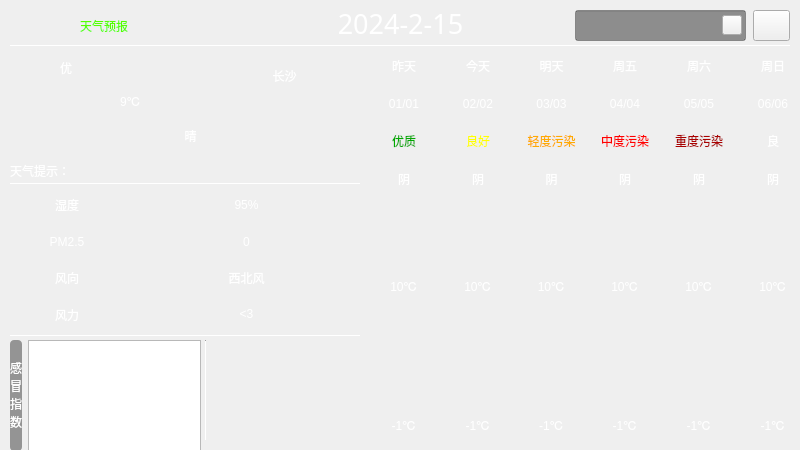
<?xml version="1.0" encoding="UTF-8"?>
<ui version="4.0">
 <class>MainWindow</class>
 <widget class="QWidget" name="MainWindow">
  <property name="geometry">
   <rect>
    <x>0</x>
    <y>0</y>
    <width>800</width>
    <height>450</height>
   </rect>
  </property>
  <property name="windowTitle">
   <string>MainWindow</string>
  </property>
  <widget class="QWidget" name="centralwidget" native="true">
   <property name="geometry">
    <rect>
     <x>0</x>
     <y>0</y>
     <width>800</width>
     <height>600</height>
    </rect>
   </property>
   <widget class="QWidget" name="widget" native="true">
    <property name="geometry">
     <rect>
      <x>0</x>
      <y>0</y>
      <width>800</width>
      <height>450</height>
     </rect>
    </property>
    <property name="styleSheet">
     <string notr="true">QWidget#widget{
	border-image: url(:/background/background/ocean-3605547_1920.jpg);

color: rgb(255, 255, 255);
}
QLabel{
font: 25 10pt &quot;Microsoft YaHei&quot;;
border-radius: 4px;
background-color: argb(60, 60, 60, 135);
color: rgb(255, 255, 255);
}
Line{
	background-color: rgb(0, 85, 0);
}
</string>
    </property>
    <widget class="QLineEdit" name="lineEditCity">
     <property name="geometry">
      <rect>
       <x>575</x>
       <y>10</y>
       <width>171</width>
       <height>31</height>
      </rect>
     </property>
     <property name="styleSheet">
      <string notr="true">background-color: rgba(47, 47, 47, 130);
color: rgb(255,255, 255);</string>
     </property>
    </widget>
    <widget class="QLabel" name="labelDate">
     <property name="geometry">
      <rect>
       <x>190</x>
       <y>3</y>
       <width>421</width>
       <height>41</height>
      </rect>
     </property>
     <property name="font">
      <font>
       <family>黑体</family>
       <pointsize>20</pointsize>
       <italic>false</italic>
       <bold>false</bold>
      </font>
     </property>
     <property name="styleSheet">
      <string notr="true">font: 20pt &quot;黑体&quot;;
color: rgb(255, 255, 255);
background-color: rgba(255, 255, 255, 0);</string>
     </property>
     <property name="text">
      <string>2024-2-15</string>
     </property>
     <property name="alignment">
      <set>Qt::AlignCenter</set>
     </property>
    </widget>
    <widget class="Line" name="hLine_1">
     <property name="geometry">
      <rect>
       <x>10</x>
       <y>45</y>
       <width>781</width>
       <height>1</height>
      </rect>
     </property>
     <property name="orientation">
      <enum>Qt::Horizontal</enum>
     </property>
    </widget>
    <widget class="Line" name="hLine_2">
     <property name="geometry">
      <rect>
       <x>10</x>
       <y>183</y>
       <width>351</width>
       <height>1</height>
      </rect>
     </property>
     <property name="orientation">
      <enum>Qt::Horizontal</enum>
     </property>
    </widget>
    <widget class="Line" name="hLine_3">
     <property name="geometry">
      <rect>
       <x>10</x>
       <y>335</y>
       <width>351</width>
       <height>1</height>
      </rect>
     </property>
     <property name="orientation">
      <enum>Qt::Horizontal</enum>
     </property>
    </widget>
    <widget class="QLabel" name="label">
     <property name="geometry">
      <rect>
       <x>80</x>
       <y>10</y>
       <width>171</width>
       <height>31</height>
      </rect>
     </property>
     <property name="styleSheet">
      <string notr="true">font: 20pt &quot;华文琥珀&quot;;
color: rgb(85, 255, 0);
background-color: rgba(255, 255, 255, 0);</string>
     </property>
     <property name="text">
      <string>天气预报</string>
     </property>
    </widget>
    <widget class="QWidget" name="gridLayoutWidget">
     <property name="geometry">
      <rect>
       <x>9</x>
       <y>189</y>
       <width>353</width>
       <height>141</height>
      </rect>
     </property>
     <layout class="QGridLayout" name="gridLayout">
      <item row="2" column="0">
       <widget class="QLabel" name="labelWindDirTitle">
        <property name="text">
         <string>风向</string>
        </property>
        <property name="alignment">
         <set>Qt::AlignCenter</set>
        </property>
       </widget>
      </item>
      <item row="1" column="0">
       <widget class="QLabel" name="labelPM25Title">
        <property name="text">
         <string>PM2.5</string>
        </property>
        <property name="alignment">
         <set>Qt::AlignCenter</set>
        </property>
       </widget>
      </item>
      <item row="3" column="0">
       <widget class="QLabel" name="labelWindForceTitle">
        <property name="text">
         <string>风力</string>
        </property>
        <property name="alignment">
         <set>Qt::AlignCenter</set>
        </property>
       </widget>
      </item>
      <item row="0" column="0">
       <widget class="QLabel" name="labelHumidityTitle">
        <property name="text">
         <string>湿度</string>
        </property>
        <property name="alignment">
         <set>Qt::AlignCenter</set>
        </property>
       </widget>
      </item>
      <item row="2" column="1" colspan="2">
       <widget class="QLabel" name="labelWindDirection">
        <property name="text">
         <string>西北风</string>
        </property>
        <property name="alignment">
         <set>Qt::AlignCenter</set>
        </property>
       </widget>
      </item>
      <item row="3" column="1" colspan="2">
       <widget class="QLabel" name="labelWindForce">
        <property name="text">
         <string>&lt;3</string>
        </property>
        <property name="alignment">
         <set>Qt::AlignCenter</set>
        </property>
       </widget>
      </item>
      <item row="1" column="1" colspan="2">
       <widget class="QLabel" name="labelPM25">
        <property name="text">
         <string>0</string>
        </property>
        <property name="alignment">
         <set>Qt::AlignCenter</set>
        </property>
       </widget>
      </item>
      <item row="0" column="1" colspan="2">
       <widget class="QLabel" name="labelHumidity">
        <property name="text">
         <string>95%</string>
        </property>
        <property name="alignment">
         <set>Qt::AlignCenter</set>
        </property>
       </widget>
      </item>
     </layout>
    </widget>
    <widget class="QWidget" name="gridLayoutWidget_3">
     <property name="geometry">
      <rect>
       <x>192</x>
       <y>50</y>
       <width>121</width>
       <height>51</height>
      </rect>
     </property>
     <layout class="QGridLayout" name="gridLayout_3">
      <item row="0" column="0">
       <widget class="QLabel" name="label_14">
        <property name="styleSheet">
         <string notr="true">border-image: url(:/icon/icon/Location.png);
background-color: rgba(60, 60, 60, 0);</string>
        </property>
        <property name="text">
         <string/>
        </property>
       </widget>
      </item>
      <item row="0" column="1">
       <widget class="QLabel" name="labelCity">
        <property name="styleSheet">
         <string notr="true">font: 16pt &quot;Microsoft YaHei UI&quot;;
color: rgb(255, 255, 255);
background-color: rgba(60, 60, 60, 0);</string>
        </property>
        <property name="text">
         <string>长沙</string>
        </property>
        <property name="alignment">
         <set>Qt::AlignCenter</set>
        </property>
       </widget>
      </item>
     </layout>
    </widget>
    <widget class="QWidget" name="gridLayoutWidget_2">
     <property name="geometry">
      <rect>
       <x>370</x>
       <y>50</y>
       <width>437</width>
       <height>391</height>
      </rect>
     </property>
     <layout class="QGridLayout" name="gridLayout_2">
      <item row="1" column="0">
       <widget class="QLabel" name="labelDay01">
        <property name="text">
         <string>01/01</string>
        </property>
        <property name="alignment">
         <set>Qt::AlignCenter</set>
        </property>
       </widget>
      </item>
      <item row="6" column="3">
       <widget class="QLabel" name="labelHighTpt04">
        <property name="text">
         <string>10℃</string>
        </property>
        <property name="alignment">
         <set>Qt::AlignCenter</set>
        </property>
       </widget>
      </item>
      <item row="12" column="3">
       <widget class="QLabel" name="labelLowTpt04">
        <property name="text">
         <string>-1℃</string>
        </property>
        <property name="alignment">
         <set>Qt::AlignCenter</set>
        </property>
       </widget>
      </item>
      <item row="6" column="2">
       <widget class="QLabel" name="labelHighTpt03">
        <property name="text">
         <string>10℃</string>
        </property>
        <property name="alignment">
         <set>Qt::AlignCenter</set>
        </property>
       </widget>
      </item>
      <item row="4" column="2" rowspan="2">
       <widget class="QLabel" name="labelTypeIcon03">
        <property name="styleSheet">
         <string notr="true">border-image: url(:/weather_icon/weather_icons/多云.png);</string>
        </property>
        <property name="text">
         <string/>
        </property>
       </widget>
      </item>
      <item row="1" column="1">
       <widget class="QLabel" name="labelDay02">
        <property name="text">
         <string>02/02</string>
        </property>
        <property name="alignment">
         <set>Qt::AlignCenter</set>
        </property>
       </widget>
      </item>
      <item row="1" column="2">
       <widget class="QLabel" name="labelDay03">
        <property name="text">
         <string>03/03</string>
        </property>
        <property name="alignment">
         <set>Qt::AlignCenter</set>
        </property>
       </widget>
      </item>
      <item row="3" column="4">
       <widget class="QLabel" name="labelType05">
        <property name="text">
         <string>阴</string>
        </property>
        <property name="alignment">
         <set>Qt::AlignCenter</set>
        </property>
       </widget>
      </item>
      <item row="2" column="4">
       <widget class="QLabel" name="labelQuality05">
        <property name="styleSheet">
         <string notr="true">color: rgb(170, 0, 0);</string>
        </property>
        <property name="text">
         <string>重度污染</string>
        </property>
        <property name="alignment">
         <set>Qt::AlignCenter</set>
        </property>
       </widget>
      </item>
      <item row="0" column="4">
       <widget class="QLabel" name="labelWeek05">
        <property name="text">
         <string>周六</string>
        </property>
        <property name="alignment">
         <set>Qt::AlignCenter</set>
        </property>
       </widget>
      </item>
      <item row="6" column="1">
       <widget class="QLabel" name="labelHighTpt02">
        <property name="text">
         <string>10℃</string>
        </property>
        <property name="alignment">
         <set>Qt::AlignCenter</set>
        </property>
       </widget>
      </item>
      <item row="4" column="1" rowspan="2">
       <widget class="QLabel" name="labelTypeIcon02">
        <property name="styleSheet">
         <string notr="true">border-image: url(:/weather_icon/weather_icons/多云.png);</string>
        </property>
        <property name="text">
         <string/>
        </property>
       </widget>
      </item>
      <item row="2" column="3">
       <widget class="QLabel" name="labelQuality04">
        <property name="styleSheet">
         <string notr="true">color: rgb(255, 0, 0);</string>
        </property>
        <property name="text">
         <string>中度污染</string>
        </property>
        <property name="alignment">
         <set>Qt::AlignCenter</set>
        </property>
       </widget>
      </item>
      <item row="4" column="0" rowspan="2">
       <widget class="QLabel" name="labelTypeIcon01">
        <property name="styleSheet">
         <string notr="true">border-image: url(:/weather_icon/weather_icons/多云.png);</string>
        </property>
        <property name="text">
         <string/>
        </property>
       </widget>
      </item>
      <item row="3" column="3">
       <widget class="QLabel" name="labelType04">
        <property name="text">
         <string>阴</string>
        </property>
        <property name="alignment">
         <set>Qt::AlignCenter</set>
        </property>
       </widget>
      </item>
      <item row="3" column="2">
       <widget class="QLabel" name="labelType03">
        <property name="text">
         <string>阴</string>
        </property>
        <property name="alignment">
         <set>Qt::AlignCenter</set>
        </property>
       </widget>
      </item>
      <item row="1" column="5">
       <widget class="QLabel" name="labelDay06">
        <property name="text">
         <string>06/06</string>
        </property>
        <property name="alignment">
         <set>Qt::AlignCenter</set>
        </property>
       </widget>
      </item>
      <item row="3" column="0">
       <widget class="QLabel" name="labelType01">
        <property name="text">
         <string>阴</string>
        </property>
        <property name="alignment">
         <set>Qt::AlignCenter</set>
        </property>
       </widget>
      </item>
      <item row="7" column="0" rowspan="3" colspan="6">
       <widget class="QLabel" name="labelTptCurve">
        <property name="text">
         <string/>
        </property>
        <property name="alignment">
         <set>Qt::AlignCenter</set>
        </property>
       </widget>
      </item>
      <item row="12" column="4">
       <widget class="QLabel" name="labelLowTpt05">
        <property name="text">
         <string>-1℃</string>
        </property>
        <property name="alignment">
         <set>Qt::AlignCenter</set>
        </property>
       </widget>
      </item>
      <item row="0" column="5">
       <widget class="QLabel" name="labelWeek06">
        <property name="text">
         <string>周日</string>
        </property>
        <property name="alignment">
         <set>Qt::AlignCenter</set>
        </property>
       </widget>
      </item>
      <item row="1" column="3">
       <widget class="QLabel" name="labelDay04">
        <property name="text">
         <string>04/04</string>
        </property>
        <property name="alignment">
         <set>Qt::AlignCenter</set>
        </property>
       </widget>
      </item>
      <item row="12" column="1">
       <widget class="QLabel" name="labelLowTpt02">
        <property name="text">
         <string>-1℃</string>
        </property>
        <property name="alignment">
         <set>Qt::AlignCenter</set>
        </property>
       </widget>
      </item>
      <item row="1" column="4">
       <widget class="QLabel" name="labelDay05">
        <property name="text">
         <string>05/05</string>
        </property>
        <property name="alignment">
         <set>Qt::AlignCenter</set>
        </property>
       </widget>
      </item>
      <item row="2" column="5">
       <widget class="QLabel" name="labelQuality06">
        <property name="text">
         <string>良</string>
        </property>
        <property name="alignment">
         <set>Qt::AlignCenter</set>
        </property>
       </widget>
      </item>
      <item row="12" column="0">
       <widget class="QLabel" name="labelLowTpt01">
        <property name="text">
         <string>-1℃</string>
        </property>
        <property name="alignment">
         <set>Qt::AlignCenter</set>
        </property>
       </widget>
      </item>
      <item row="3" column="5">
       <widget class="QLabel" name="labelType06">
        <property name="text">
         <string>阴</string>
        </property>
        <property name="alignment">
         <set>Qt::AlignCenter</set>
        </property>
       </widget>
      </item>
      <item row="12" column="2">
       <widget class="QLabel" name="labelLowTpt03">
        <property name="text">
         <string>-1℃</string>
        </property>
        <property name="alignment">
         <set>Qt::AlignCenter</set>
        </property>
       </widget>
      </item>
      <item row="2" column="0">
       <widget class="QLabel" name="labelQuality01">
        <property name="styleSheet">
         <string notr="true">color: rgb(0, 170, 0);</string>
        </property>
        <property name="text">
         <string>优质</string>
        </property>
        <property name="alignment">
         <set>Qt::AlignCenter</set>
        </property>
       </widget>
      </item>
      <item row="4" column="5" rowspan="2">
       <widget class="QLabel" name="labelTypeIcon06">
        <property name="styleSheet">
         <string notr="true">border-image: url(:/weather_icon/weather_icons/多云.png);</string>
        </property>
        <property name="text">
         <string/>
        </property>
       </widget>
      </item>
      <item row="0" column="3">
       <widget class="QLabel" name="labelWeek04">
        <property name="text">
         <string>周五</string>
        </property>
        <property name="alignment">
         <set>Qt::AlignCenter</set>
        </property>
       </widget>
      </item>
      <item row="2" column="1">
       <widget class="QLabel" name="labelQuality02">
        <property name="styleSheet">
         <string notr="true">color: rgb(255, 255, 0);</string>
        </property>
        <property name="text">
         <string>良好</string>
        </property>
        <property name="alignment">
         <set>Qt::AlignCenter</set>
        </property>
       </widget>
      </item>
      <item row="4" column="3" rowspan="2">
       <widget class="QLabel" name="labelTypeIcon04">
        <property name="styleSheet">
         <string notr="true">border-image: url(:/weather_icon/weather_icons/多云.png);</string>
        </property>
        <property name="text">
         <string/>
        </property>
       </widget>
      </item>
      <item row="3" column="1">
       <widget class="QLabel" name="labelType02">
        <property name="text">
         <string>阴</string>
        </property>
        <property name="alignment">
         <set>Qt::AlignCenter</set>
        </property>
       </widget>
      </item>
      <item row="0" column="0">
       <widget class="QLabel" name="labelWeek01">
        <property name="text">
         <string>昨天</string>
        </property>
        <property name="alignment">
         <set>Qt::AlignCenter</set>
        </property>
       </widget>
      </item>
      <item row="6" column="5">
       <widget class="QLabel" name="labelHighTpt06">
        <property name="text">
         <string>10℃</string>
        </property>
        <property name="alignment">
         <set>Qt::AlignCenter</set>
        </property>
       </widget>
      </item>
      <item row="4" column="4" rowspan="2">
       <widget class="QLabel" name="labelTypeIcon05">
        <property name="styleSheet">
         <string notr="true">border-image: url(:/weather_icon/weather_icons/多云.png);</string>
        </property>
        <property name="text">
         <string/>
        </property>
       </widget>
      </item>
      <item row="6" column="0">
       <widget class="QLabel" name="labelHighTpt01">
        <property name="text">
         <string>10℃</string>
        </property>
        <property name="alignment">
         <set>Qt::AlignCenter</set>
        </property>
       </widget>
      </item>
      <item row="6" column="4">
       <widget class="QLabel" name="labelHighTpt05">
        <property name="text">
         <string>10℃</string>
        </property>
        <property name="alignment">
         <set>Qt::AlignCenter</set>
        </property>
       </widget>
      </item>
      <item row="2" column="2">
       <widget class="QLabel" name="labelQuality03">
        <property name="styleSheet">
         <string notr="true">color: rgb(255, 170, 0);</string>
        </property>
        <property name="text">
         <string>轻度污染</string>
        </property>
        <property name="alignment">
         <set>Qt::AlignCenter</set>
        </property>
       </widget>
      </item>
      <item row="0" column="2">
       <widget class="QLabel" name="labelWeek03">
        <property name="text">
         <string>明天</string>
        </property>
        <property name="alignment">
         <set>Qt::AlignCenter</set>
        </property>
       </widget>
      </item>
      <item row="0" column="1">
       <widget class="QLabel" name="labelWeek02">
        <property name="text">
         <string>今天</string>
        </property>
        <property name="alignment">
         <set>Qt::AlignCenter</set>
        </property>
       </widget>
      </item>
      <item row="12" column="5">
       <widget class="QLabel" name="labelLowTpt06">
        <property name="text">
         <string>-1℃</string>
        </property>
        <property name="alignment">
         <set>Qt::AlignCenter</set>
        </property>
       </widget>
      </item>
     </layout>
    </widget>
    <widget class="QLabel" name="labelLeaf">
     <property name="geometry">
      <rect>
       <x>18</x>
       <y>58</y>
       <width>20</width>
       <height>20</height>
      </rect>
     </property>
     <property name="styleSheet">
      <string notr="true">border-image: url(:/icon/icon/leafs.png);
color: rgba(255, 255, 255, 0);</string>
     </property>
     <property name="text">
      <string/>
     </property>
    </widget>
    <widget class="QLabel" name="labelQuality">
     <property name="geometry">
      <rect>
       <x>38</x>
       <y>58</y>
       <width>56</width>
       <height>20</height>
      </rect>
     </property>
     <property name="styleSheet">
      <string notr="true">background-color: rgba(255, 255, 255, 0);</string>
     </property>
     <property name="text">
      <string>优</string>
     </property>
     <property name="alignment">
      <set>Qt::AlignCenter</set>
     </property>
    </widget>
    <widget class="QLabel" name="labelTemperature">
     <property name="geometry">
      <rect>
       <x>10</x>
       <y>50</y>
       <width>241</width>
       <height>101</height>
      </rect>
     </property>
     <property name="styleSheet">
      <string notr="true">color: rgb(255, 255, 255);
font: 40pt &quot;Arial&quot;;</string>
     </property>
     <property name="text">
      <string>9℃</string>
     </property>
     <property name="alignment">
      <set>Qt::AlignCenter</set>
     </property>
    </widget>
    <widget class="QLabel" name="labelType">
     <property name="geometry">
      <rect>
       <x>140</x>
       <y>120</y>
       <width>101</width>
       <height>31</height>
      </rect>
     </property>
     <property name="styleSheet">
      <string notr="true">color: rgb(255, 255, 255);
background-color: rgba(60, 60, 60, 0);</string>
     </property>
     <property name="text">
      <string>晴</string>
     </property>
     <property name="alignment">
      <set>Qt::AlignCenter</set>
     </property>
    </widget>
    <widget class="QLabel" name="labelTpeIcon">
     <property name="geometry">
      <rect>
       <x>260</x>
       <y>63</y>
       <width>101</width>
       <height>101</height>
      </rect>
     </property>
     <property name="styleSheet">
      <string notr="true">background-color: rgba(60, 60, 60, 0);
border-image: url(:/weather_icon/weather_icons/晴.png);</string>
     </property>
     <property name="text">
      <string/>
     </property>
     <property name="alignment">
      <set>Qt::AlignCenter</set>
     </property>
    </widget>
    <widget class="QLabel" name="labelTip">
     <property name="geometry">
      <rect>
       <x>10</x>
       <y>160</y>
       <width>351</width>
       <height>21</height>
      </rect>
     </property>
     <property name="styleSheet">
      <string notr="true">background-color: rgba(60, 60, 60, 0);
color: rgb(255, 255, 255);</string>
     </property>
     <property name="text">
      <string>天气提示：</string>
     </property>
    </widget>
    <widget class="Line" name="line">
     <property name="geometry">
      <rect>
       <x>205</x>
       <y>340</y>
       <width>1</width>
       <height>101</height>
      </rect>
     </property>
     <property name="orientation">
      <enum>Qt::Vertical</enum>
     </property>
    </widget>
    <widget class="QWidget" name="gridLayoutWidget_4">
     <property name="geometry">
      <rect>
       <x>10</x>
       <y>340</y>
       <width>191</width>
       <height>111</height>
      </rect>
     </property>
     <layout class="QGridLayout" name="gridLayout_4">
      <item row="1" column="0">
       <widget class="QLabel" name="label_4">
        <property name="styleSheet">
         <string notr="true">color: rgb(255, 255, 255);
background-color: rgba(60, 60, 60, 130);
border_radius:3px</string>
        </property>
        <property name="text">
         <string>&lt;html&gt;&lt;head/&gt;&lt;body&gt;&lt;p&gt;感&lt;br/&gt;冒&lt;br/&gt;指&lt;br/&gt;数&lt;/p&gt;&lt;/body&gt;&lt;/html&gt;</string>
        </property>
        <property name="alignment">
         <set>Qt::AlignCenter</set>
        </property>
       </widget>
      </item>
      <item row="1" column="1">
       <widget class="QTextBrowser" name="txtBrowserGetCold"/>
      </item>
     </layout>
    </widget>
    <widget class="QToolButton" name="btnSearch">
     <property name="geometry">
      <rect>
       <x>722</x>
       <y>15</y>
       <width>20</width>
       <height>20</height>
      </rect>
     </property>
     <property name="cursor">
      <cursorShape>PointingHandCursor</cursorShape>
     </property>
     <property name="styleSheet">
      <string notr="true">border-image: url(:/icon/icon/search.png);</string>
     </property>
     <property name="text">
      <string/>
     </property>
    </widget>
    <widget class="QToolButton" name="btnRefresh">
     <property name="geometry">
      <rect>
       <x>753</x>
       <y>10</y>
       <width>37</width>
       <height>31</height>
      </rect>
     </property>
     <property name="cursor">
      <cursorShape>PointingHandCursor</cursorShape>
     </property>
     <property name="styleSheet">
      <string notr="true">border-image: url(:/icon/icon/refresh.png);</string>
     </property>
     <property name="text">
      <string/>
     </property>
    </widget>
    <widget class="QLabel" name="labelSunRiseSet">
     <property name="geometry">
      <rect>
       <x>210</x>
       <y>350</y>
       <width>151</width>
       <height>91</height>
      </rect>
     </property>
     <property name="text">
      <string/>
     </property>
    </widget>
    <zorder>labelDate</zorder>
    <zorder>hLine_1</zorder>
    <zorder>hLine_2</zorder>
    <zorder>hLine_3</zorder>
    <zorder>label</zorder>
    <zorder>gridLayoutWidget</zorder>
    <zorder>gridLayoutWidget_3</zorder>
    <zorder>gridLayoutWidget_2</zorder>
    <zorder>labelLeaf</zorder>
    <zorder>labelQuality</zorder>
    <zorder>labelTemperature</zorder>
    <zorder>labelType</zorder>
    <zorder>labelTpeIcon</zorder>
    <zorder>labelTip</zorder>
    <zorder>line</zorder>
    <zorder>gridLayoutWidget_4</zorder>
    <zorder>btnRefresh</zorder>
    <zorder>lineEditCity</zorder>
    <zorder>btnSearch</zorder>
    <zorder>labelSunRiseSet</zorder>
   </widget>
  </widget>
 </widget>
 <resources/>
 <connections/>
</ui>
